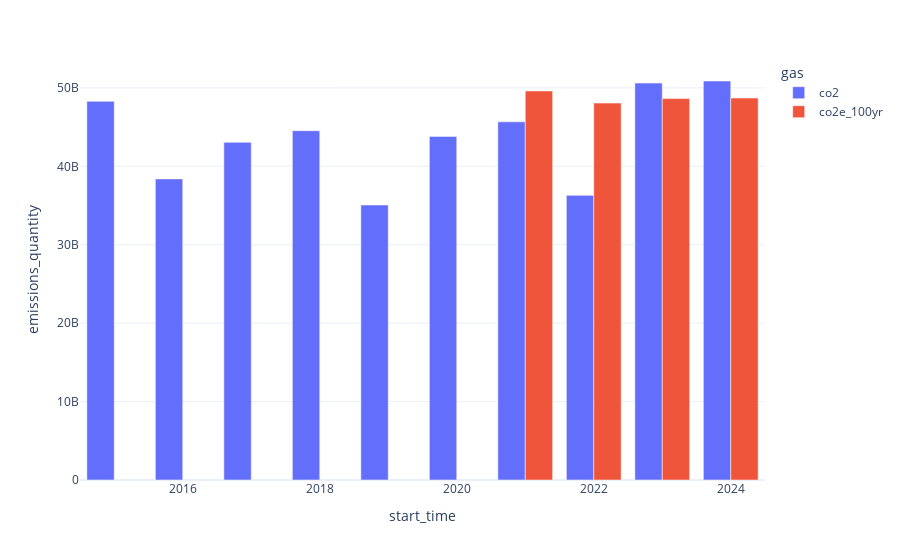

The notebook cell saved with this chart:
### Markdown cell above
Looking at the increase by year, we see that the emissions of CO2 are still increasing.

### Code cell
px.bar(
    cedf
        #.filter(c_emissions_quantity > 0)
        .group_by(c_start_time.dt.year(), c_gas)
        .agg(c_emissions_quantity.sum())
        .sort(by=c_start_time),
    x="start_time", y="emissions_quantity",
    color="gas", barmode="group")

### Figure 1 — Plotly figure (JSON) as saved in the notebook; plotly's stock layout.template omitted (floating-point values rounded to 4 significant figures)
{"data": [{"alignmentgroup": "True", "hovertemplate": "gas=co2<br>start_time=%{x}<br>emissions_quantity=%{y}<extra></extra>", "legendgroup": "co2", "marker": {"color": "#636efa", "pattern": {"shape": ""}}, "name": "co2", "offsetgroup": "co2", "orientation": "v", "showlegend": true, "textposition": "auto", "type": "bar", "x": [2015, 2016, 2017, 2018, 2019, 2020, 2021, 2022, 2023, 2024], "xaxis": "x", "y": [48280000000.0, 38390000000.0, 43060000000.0, 44540000000.0, 35060000000.0, 43820000000.0, 45670000000.0, 36290000000.0, 50610000000.0, 50880000000.0], "yaxis": "y"}, {"alignmentgroup": "True", "hovertemplate": "gas=co2e_100yr<br>start_time=%{x}<br>emissions_quantity=%{y}<extra></extra>", "legendgroup": "co2e_100yr", "marker": {"color": "#EF553B", "pattern": {"shape": ""}}, "name": "co2e_100yr", "offsetgroup": "co2e_100yr", "orientation": "v", "showlegend": true, "textposition": "auto", "type": "bar", "x": [2021, 2022, 2023, 2024], "xaxis": "x", "y": [49610000000.0, 48060000000.0, 48640000000.0, 48710000000.0], "yaxis": "y"}], "layout": {"autosize": true, "barmode": "group", "legend": {"title": {"text": "gas"}, "tracegroupgap": 0}, "margin": {"t": 60}, "xaxis": {"anchor": "y", "autorange": true, "domain": [0, 1], "range": [2014.0, 2024.0], "title": {"text": "start_time"}, "type": "linear"}, "yaxis": {"anchor": "x", "autorange": true, "domain": [0, 1], "range": [0, 53550000000.0], "title": {"text": "emissions_quantity"}, "type": "linear"}}}
